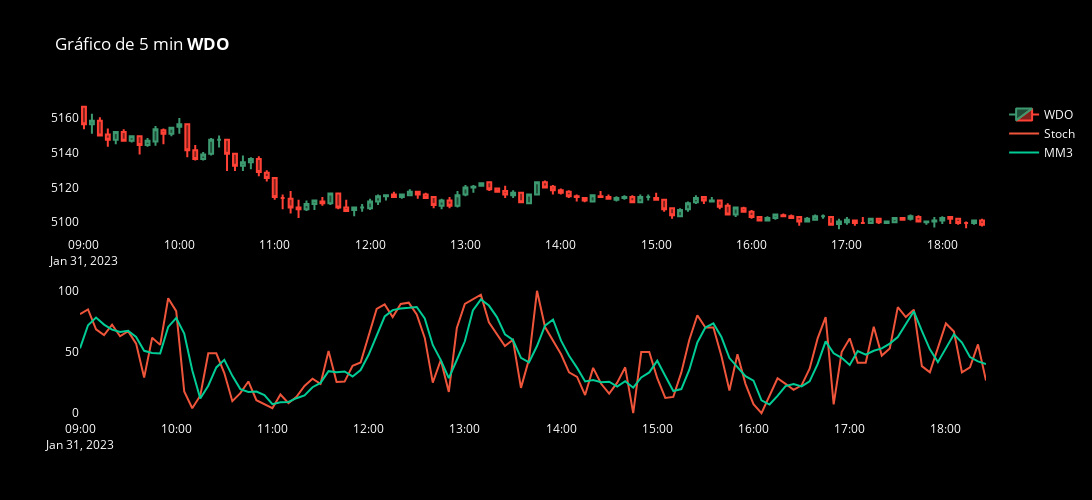

Here is the notebook cell this chart was saved with:
### Code cell
# Filter DataFrame for the specific day
df2 = df.loc[df.index.date == specific_day]

fig = make_subplots(rows = 2, cols = 1)
fig.add_trace(go.Candlestick(name='WDO', x=df2.index,
                             close=df2['Close'], open=df2['Open'],
                             high = df2['High'], low=df2['Low']),
                             row = 1, col = 1)
fig.add_trace(go.Scatter(name='Stoch', x=df2.index, y = df2['Stoch_i']),
                             row = 2, col = 1)
fig.add_trace(go.Scatter(name='MM3', x=df2.index, y = df2['MM_Stoch']),
                             row = 2, col = 1)

fig.update_layout(xaxis_rangeslider_visible=False,
                  title_text=f'Gráfico de {time_frame} min <b>WDO<b>',
                  paper_bgcolor='black',
                  plot_bgcolor='black',
                  title_font_color='white',
                  width=1200,
                  height=500,
                  font_color='white')
fig.update_xaxes(showgrid=False, zeroline=False)
fig.update_yaxes(showgrid=False, zeroline=False)
fig.show()
